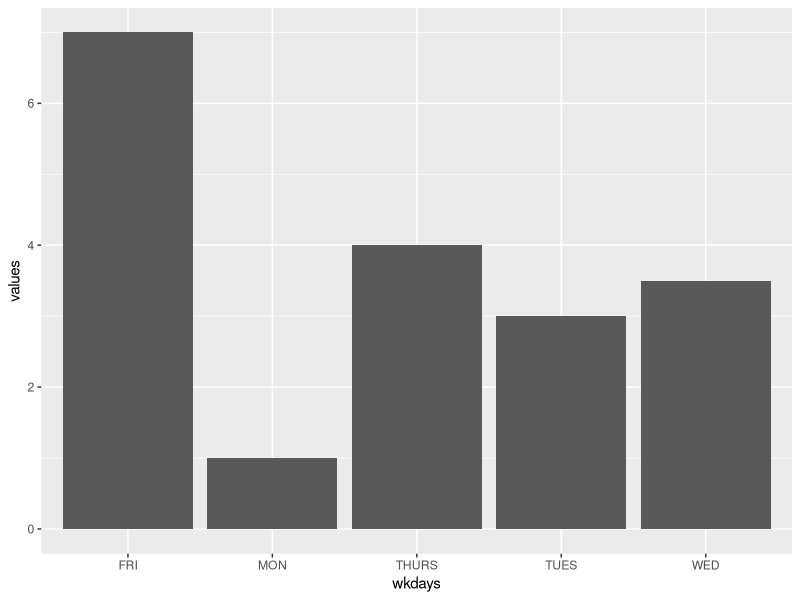
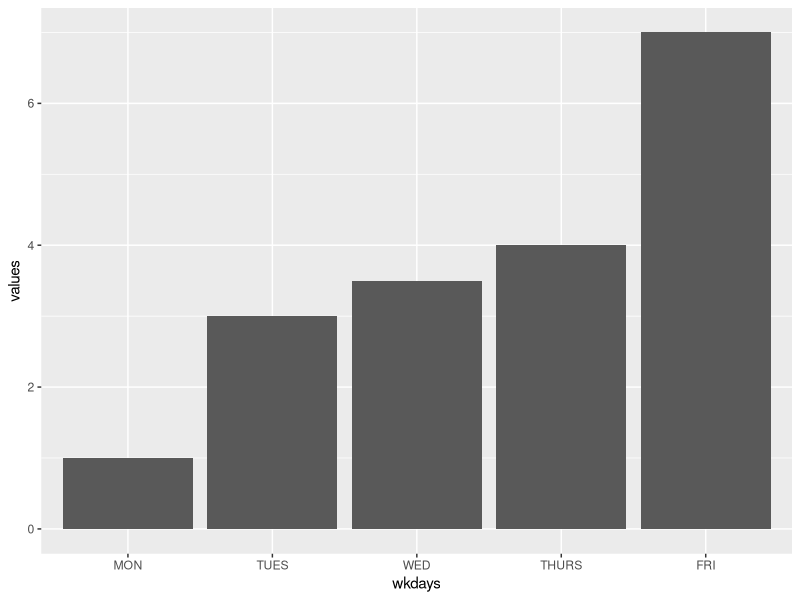
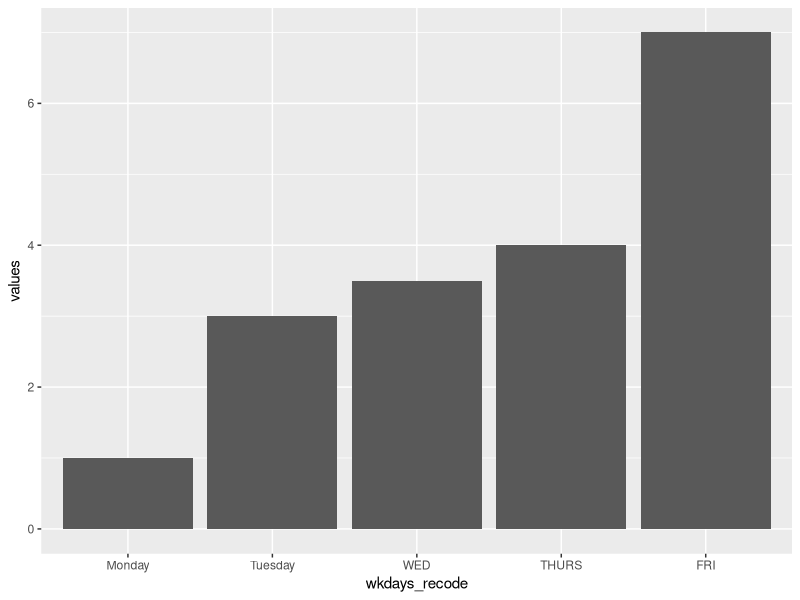

Write R code to recreate these figures, in order.
########################################################################################
# Summary: Module 7 - Working with factors and dates
# Date: October 2, 2019
########################################################################################

# Factors ----
# Load packages
library(tidyverse)

# Example tibble
d <- tibble(wkdays = c("MON", "TUES", "WED", "THURS", "FRI"),
            values = c(1, 3, 3.5, 4, 7))
#
d
ggplot(data = d, aes(x = wkdays, y = values)) +
  geom_bar(stat = "identity") #order of bars is in alphabetical order.

#change order by creating a factor and manipulating levels of the factor.

d$wkdays <- factor(x = d$wkdays) #have to reassign the vector.

#levels argument takes a vector with all the levels you want in your factor and you write htem in the order you want them in your plot. the levels can include values that are not actually present in the data.

d$wkdays <- factor(d$wkdays, levels = c("MON", "TUES", "WED", "THURS", "FRI", "SAT", "SUN")) 

d$wkdays

#levels have to be written the exact same way they are present in data.

d #how shows that it is a factor vector.
ggplot(data = d, aes(x = wkdays, y = values)) +
  geom_bar(stat = "identity")  #days are now in order of factor.

#if you want change the specific names of the levels.
d %>%
  mutate(wkdays_recode = fct_recode(wkdays, 
                                    "Monday" = "MON",
                                    "Tuesday" = "TUES"
                                    )) -> d

d

ggplot(data = d, aes(x = wkdays_recode, y = values)) +
  geom_bar(stat = "identity")

factor(d$values) 

# Dates and times ----
# Load packages
library(tidyverse)
library(lubridate)

# Example tibble
z <- tibble(date1 = c("12/01/2012", "12/02/2012", "12/03/2012"),
            date2 = c("2012/01/12", "2012/02/12", "2012/03/12"),
            date3 = c("01 Dec 2012", "02 Dec 2012", "03 Dec 2012"))

z #dates were read in as character vectors

#need to use parse functions to convert to date, time, or date/time vectors

#first column
mdy(z$date1) 
z$date1

z$date1 <-mdy(z$date1) #resave date
z

#3rd column
z$date3 <-dmy(z$date3) 
z

#2nd column
z$date2 <- ymd(z$date2)
z

#extract date elements
z %>%
  mutate(month = month(date3), 
         year = year(date3), 
         day = day(date2)) %>% #create new columns with month, year, day
  unite("new_date",year, month, day, sep = "-", remove = F) %>%#create year, month, date vector, use - as sepeartor.  dont remove previous columns
  mutate(new_date_parsed = ymd(new_date)) %>%
  mutate(day_fake = 1) %>%
  unite("new_date_f",year, month, day_fake, sep = "-", remove = F) ->z2
#always helpful to have these month, day and year columns
#unite allows you to combine month, day and year

#for data that is collected monthly, you may not have a day.  If you only have month/year you can't create a date vector in R.  In this case, if you only have info on month/year, you can create a fake column, and then create a new date with those fake date.

